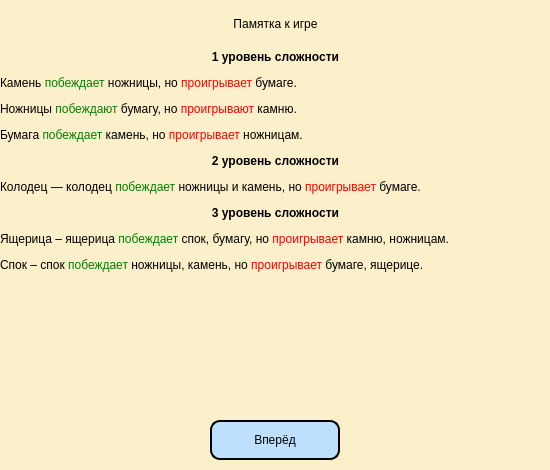
<?xml version="1.0" encoding="UTF-8"?>
<ui version="4.0">
 <class>MainWindow</class>
 <widget class="QMainWindow" name="MainWindow">
  <property name="geometry">
   <rect>
    <x>0</x>
    <y>0</y>
    <width>550</width>
    <height>470</height>
   </rect>
  </property>
  <property name="sizePolicy">
   <sizepolicy hsizetype="Fixed" vsizetype="Fixed">
    <horstretch>0</horstretch>
    <verstretch>0</verstretch>
   </sizepolicy>
  </property>
  <property name="minimumSize">
   <size>
    <width>550</width>
    <height>470</height>
   </size>
  </property>
  <property name="maximumSize">
   <size>
    <width>550</width>
    <height>470</height>
   </size>
  </property>
  <property name="windowTitle">
   <string>MainWindow</string>
  </property>
  <property name="styleSheet">
   <string notr="true">background-color: #fcf0ca;</string>
  </property>
  <widget class="QWidget" name="centralwidget">
   <widget class="QPushButton" name="button_done">
    <property name="geometry">
     <rect>
      <x>210</x>
      <y>420</y>
      <width>130</width>
      <height>40</height>
     </rect>
    </property>
    <property name="styleSheet">
     <string notr="true">border-color: rgb(0, 0, 0);
border-style: outset;
border-width: 2px;
border-radius: 10px;
background-color: #bde0ff;
font: 75 bold 18pt &quot;FreeSerif&quot;;

</string>
    </property>
    <property name="text">
     <string>Вперёд</string>
    </property>
   </widget>
   <widget class="QLabel" name="design_label">
    <property name="geometry">
     <rect>
      <x>0</x>
      <y>10</y>
      <width>551</width>
      <height>21</height>
     </rect>
    </property>
    <property name="styleSheet">
     <string notr="true">font: 75 16pt &quot;FreeSerif&quot;;</string>
    </property>
    <property name="text">
     <string>Памятка к игре</string>
    </property>
    <property name="alignment">
     <set>Qt::AlignBottom|Qt::AlignHCenter</set>
    </property>
   </widget>
   <widget class="QLabel" name="design_label_2">
    <property name="geometry">
     <rect>
      <x>0</x>
      <y>50</y>
      <width>551</width>
      <height>351</height>
     </rect>
    </property>
    <property name="styleSheet">
     <string notr="true">font: 75 14pt &quot;FreeSerif&quot;;</string>
    </property>
    <property name="text">
     <string>&lt;html&gt;&lt;head/&gt;&lt;body&gt;&lt;p align=&quot;center&quot;&gt;&lt;span style=&quot; font-weight:600;&quot;&gt;1 уровень сложности&lt;/span&gt;&lt;/p&gt;&lt;p&gt;Камень &lt;span style=&quot; color:#008000;&quot;&gt;побеждает &lt;/span&gt;ножницы, но &lt;span style=&quot; color:#ff0000;&quot;&gt;проигрывает &lt;/span&gt;бумаге.&lt;/p&gt;&lt;p&gt;&lt;span style=&quot; background-color:transparent;&quot;&gt;Ножницы &lt;/span&gt;&lt;span style=&quot; color:#008000;&quot;&gt;побеждают&lt;/span&gt; бумагу, но &lt;span style=&quot; color:#ff0000;&quot;&gt;проигрывают&lt;/span&gt; камню.&lt;/p&gt;&lt;p&gt;&lt;span style=&quot; background-color:transparent;&quot;&gt;Бумага &lt;/span&gt;&lt;span style=&quot; color:#008000;&quot;&gt;побеждает&lt;/span&gt; камень, но &lt;span style=&quot; color:#ff0000;&quot;&gt;проигрывает&lt;/span&gt; ножницам.&lt;/p&gt;&lt;p align=&quot;center&quot;&gt;&lt;span style=&quot; font-weight:600;&quot;&gt;2 уровень сложности&lt;/span&gt;&lt;/p&gt;&lt;p&gt;Колодец — колодец &lt;span style=&quot; color:#008000;&quot;&gt;побеждает&lt;/span&gt; ножницы и камень, но &lt;span style=&quot; color:#ff0000;&quot;&gt;проигрывает&lt;/span&gt; бумаге.&lt;/p&gt;&lt;p align=&quot;center&quot;&gt;&lt;span style=&quot; font-weight:600;&quot;&gt;3 уровень сложности&lt;/span&gt;&lt;/p&gt;&lt;p&gt;&lt;span style=&quot; background-color:transparent;&quot;&gt;Ящерица – ящерица &lt;/span&gt;&lt;span style=&quot; color:#008000;&quot;&gt;побеждает&lt;/span&gt; спок, бумагу, но &lt;span style=&quot; color:#ff0000;&quot;&gt;проигрывает&lt;/span&gt; камню, ножницам. &lt;/p&gt;&lt;p&gt;&lt;span style=&quot; background-color:transparent;&quot;&gt;Спок – спок &lt;/span&gt;&lt;span style=&quot; color:#008000;&quot;&gt;побеждает&lt;/span&gt; ножницы, камень, но &lt;span style=&quot; color:#ff0000;&quot;&gt;проигрывает&lt;/span&gt; бумаге, ящерице.&lt;/p&gt;&lt;/body&gt;&lt;/html&gt;</string>
    </property>
    <property name="alignment">
     <set>Qt::AlignLeading|Qt::AlignLeft|Qt::AlignTop</set>
    </property>
    <property name="wordWrap">
     <bool>true</bool>
    </property>
   </widget>
  </widget>
 </widget>
 <resources/>
 <connections/>
</ui>
